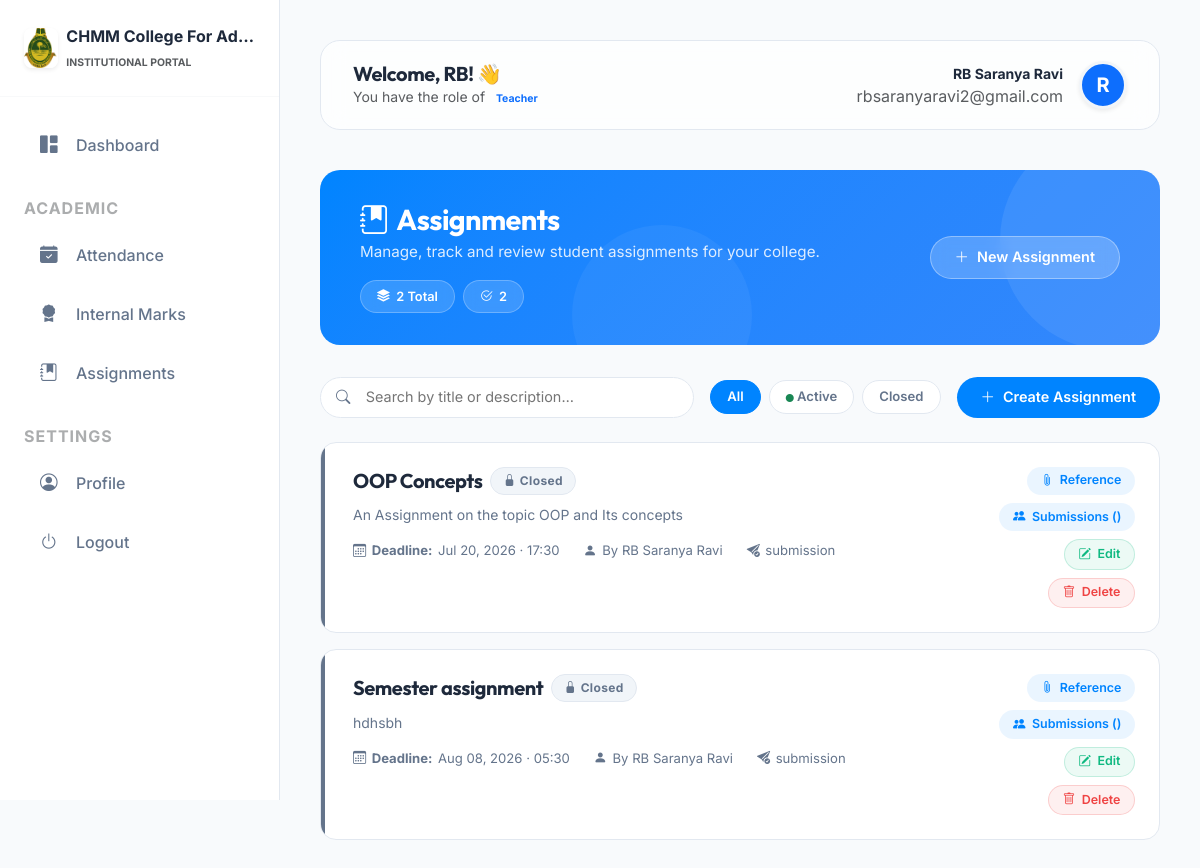
Screenshot of /management/assignments/ (signed in) with the database file from the repository.
### colleges/models.py (models this page shows, shortened)
class College(models.Model):
    STATUS_CHOICES = (
        ('PENDING', 'Pending Approval'),
        ('APPROVED', 'Approved'),
        ('REJECTED', 'Rejected'),
    )
    name = models.CharField(max_length=255)
    slug = models.SlugField(unique=True, blank=True)
    logo = models.ImageField(upload_to='college_logos/', null=True, blank=True)
    theme_color = models.CharField(max_length=7, default='#3b82f6')
    address = models.TextField()
    contact_email = models.EmailField()
    phone_number = models.CharField(max_length=15, blank=True)
    district = models.CharField(max_length=100, blank=True)
    university_affiliation = models.CharField(max_length=500, blank=True, help_text="Comma-separated list of affiliated universities.")
    description = models.TextField(blank=True, help_text="Briefly describe your institution.")
    established_year = models.PositiveIntegerField(null=True, blank=True)
    registration_number = models.CharField(max_length=100, unique=True, null=True)
    website = models.URLField(null=True, blank=True)
    verification_document = models.FileField(upload_to='verification_docs/', null=True, blank=True)
    status = models.CharField(max_length=20, choices=STATUS_CHOICES, default='PENDING')
    rejection_reason = models.TextField(blank=True, null=True, help_text="Reason for rejection, shown to the institution.")
    slug_updated = models.BooleanField(default=False)
    created_at = models.DateTimeField(auto_now_add=True)

### accounts/models.py (models this page shows, shortened)
class CustomUser(AbstractUser):
    ROLES = (
        ('SUPER_ADMIN', 'Super Admin'),
        ('COLLEGE_ADMIN', 'College Admin'),
        ('HOD', 'Head of Department'),
        ('TEACHER', 'Teacher'),
        ('STUDENT', 'Student'),
    )
    username = None
    email = models.EmailField(unique=True)
    role = models.CharField(max_length=20, choices=ROLES, default='STUDENT')
    college = models.ForeignKey(College, on_delete=models.CASCADE, null=True, blank=True, related_name='users')
    objects = CustomUserManager()
    USERNAME_FIELD = 'email'
    REQUIRED_FIELDS = []

### management/models.py (models this page shows, shortened)
class TenantModel(models.Model):
    college = models.ForeignKey(College, on_delete=models.CASCADE)
    created_at = models.DateTimeField(auto_now_add=True)
    updated_at = models.DateTimeField(auto_now=True)
    class Meta:
        abstract = True

class Assignment(TenantModel):
    teacher = models.ForeignKey(TeacherProfile, on_delete=models.CASCADE)
    title = models.CharField(max_length=255)
    description = models.TextField()
    file = models.FileField(upload_to='assignments/')
    deadline = models.DateTimeField()

class TeacherProfile(TenantModel):
    user = models.OneToOneField(settings.AUTH_USER_MODEL, on_delete=models.CASCADE, related_name='teacher_profile')
    profile_photo = models.ImageField(upload_to='teachers/photos/', null=True, blank=True)
    phone_number = models.CharField(max_length=15, blank=True)
    address = models.TextField(blank=True)
    department = models.ForeignKey(Department, on_delete=models.SET_NULL, null=True)
    specialization = models.ForeignKey(Specialization, on_delete=models.SET_NULL, null=True, blank=True)
    qualification = models.CharField(max_length=255)
    bio = models.TextField(blank=True)

### management/views.py (the view)
# urls.py: path('assignments/', views.assignment_list, name='assignment_list'),
@login_required
def assignment_list(request):
    assignments = Assignment.objects.filter(college=request.college)
    if request.user.role == 'TEACHER': assignments = assignments.filter(teacher=request.user.teacher_profile)
    return render(request, 'management/assignment_list.html', {'assignments': assignments})

### management/templates/management/assignment_list.html (shortened to what this page needs)
{% extends 'base.html' %}
{% block content %}
<div class="container-fluid px-0">
  <div class="assign-hero">
    <div class="d-flex align-items-center justify-content-between flex-wrap gap-3" style="position:relative;z-index:1;">
      <div>
        <h1><i class="bi bi-journal-bookmark-fill me-2"></i>Assignments</h1>
        <p>Manage, track and review student assignments for your college.</p>
        <div class="mt-3 d-flex flex-wrap gap-2">
          <span class="stat-chip"><i class="bi bi-stack"></i> {{ assignments|length }} Total</span>
          <span class="stat-chip"><i class="bi bi-check2-circle"></i>
            {% with active_count=0 %}
              {{ assignments|length }}
            {% endwith %}
          </span>
        </div>
      </div>
      {% if request.user.role == 'TEACHER' %}
      <a href="{% url 'create_assignment' %}" class="btn-create" style="background:rgba(255,255,255,0.2);backdrop-filter:blur(8px);border:1.5px solid rgba(255,255,255,0.35);">
        <i class="bi bi-plus-lg"></i> New Assignment
      </a>
      {% endif %}
    </div>
  </div>
  <div class="d-flex flex-wrap align-items-center gap-3 mb-4">
    <div class="search-wrapper flex-grow-1" style="max-width:420px;">
      <i class="bi bi-search"></i>
      <input type="text" class="assign-search" id="assignSearch" placeholder="Search by title or description…">
    </div>
    <div class="d-flex gap-2 flex-wrap">
      <span class="filter-pill active" data-filter="all">All</span>
      <span class="filter-pill" data-filter="active"><i class="bi bi-circle-fill text-success" style="font-size:.5rem;"></i> Active</span>
      <span class="filter-pill" data-filter="closed">Closed</span>
    </div>
    {% if request.user.role == 'TEACHER' %}
    <a href="{% url 'create_assignment' %}" class="btn-create ms-auto">
      <i class="bi bi-plus-lg"></i> Create Assignment
    </a>
    {% endif %}
  </div>
  {% if assignments %}
  <div id="assignGrid">
    {% for assignment in assignments %}
    {% with days_left=assignment.deadline|timeuntil %}
    <div class="assign-card mb-3 assign-item"
         data-title="{{ assignment.title|lower }}"
         data-desc="{{ assignment.description|lower }}"
         data-status="{% if assignment.is_active %}active{% else %}closed{% endif %}">
      <div class="accent-bar {% if not assignment.is_active %}closed{% endif %}"></div>
      <div class="d-flex align-items-start justify-content-between gap-3 ps-2">
        <div class="flex-grow-1">
          <div class="d-flex align-items-center gap-2 flex-wrap">
            <h5 class="mb-0 fw-bold" style="color:var(--text-main);font-family:'Outfit',sans-serif;">
              {{ assignment.title }}
            </h5>
            {% if assignment.is_active %}
              <span class="badge-active"><i class="bi bi-lightning-charge-fill me-1"></i>Active</span>
            {% else %}
              <span class="badge-closed"><i class="bi bi-lock-fill me-1"></i>Closed</span>
            {% endif %}
          </div>
          <p class="assign-desc">{{ assignment.description }}</p>
          <div class="assign-meta">
            <span>
              <i class="bi bi-calendar3"></i>
              <strong>Deadline:</strong>
              <span class="{% if assignment.is_active %}{% if assignment.deadline|timeuntil|truncatewords:1 == '1' %}deadline-warn{% endif %}{% endif %}">
                {{ assignment.deadline|date:"M d, Y · H:i" }}
              </span>
            </span>
            <span>
              <i class="bi bi-person-fill"></i>
              By {{ assignment.teacher.user.get_full_name|default:assignment.teacher.user.username }}
            </span>
            <span>
              <i class="bi bi-send-check-fill"></i>
              {{ assignment.submission_count }} submission{{ assignment.submission_count|pluralize }}
            </span>
          </div>
        </div>
        <div class="d-flex flex-column align-items-end gap-2 ps-2" style="min-width:130px;">
          {% if assignment.file %}
          <a href="{{ assignment.file.url }}" target="_blank" class="file-pill">
            <i class="bi bi-paperclip"></i> Reference
          </a>
          {% endif %}
          {% if request.user.role == 'STUDENT' %}
            {% if assignment.is_active %}
            <a href="{% url 'submit_assignment' assignment.pk %}" class="file-pill"
               style="background:{% if assignment.has_submitted %}rgba(34,197,94,.12){% else %}var(--primary-soft){% endif %};
                      color:{% if assignment.has_submitted %}#16a34a{% else %}var(--primary){% endif %};
                      border-color:{% if assignment.has_submitted %}rgba(34,197,94,.3){% else %}color-mix(in srgb,var(--primary) 30%,transparent){% endif %};">
              <i class="bi {% if assignment.has_submitted %}bi-arrow-repeat{% else %}bi-upload{% endif %}"></i>
              {% if assignment.has_submitted %}Re-submit{% else %}Submit{% endif %}
            </a>
            {% endif %}
          {% elif request.user.role == 'TEACHER' %}
            <a href="{% url 'assignment_submissions' assignment.pk %}" class="file-pill">
              <i class="bi bi-people-fill"></i> Submissions ({{ assignment.submission_count }})
            </a>
            <a href="{% url 'edit_assignment' assignment.pk %}" class="file-pill" style="background: rgba(16, 185, 129, 0.08); color: #10b981; border: 1.5px solid rgba(16, 185, 129, 0.2);">
              <i class="bi bi-pencil-square"></i> Edit
            </a>
            <a href="{% url 'delete_assignment' assignment.pk %}" class="file-pill" style="background: rgba(239, 68, 68, 0.08); color: #ef4444; border: 1.5px solid rgba(239, 68, 68, 0.2);" onclick="return confirm('Are you sure you want to delete this assignment?')">
              <i class="bi bi-trash"></i> Delete
            </a>
          {% elif request.user.role == 'COLLEGE_ADMIN' or request.user.role == 'HOD' %}
            <a href="{% url 'assignment_submissions' assignment.pk %}" class="file-pill"
               style="background:var(--surface-2);color:var(--text-muted);border-color:var(--border);">
              <i class="bi bi-people-fill"></i> {{ assignment.submission_count }} submitted
            </a>
          {% endif %}
        </div>
      </div>
    </div>
    {% endwith %}
    {% endfor %}
  </div>
  {% endif %}
</div>
{% endblock %}

### templates/base.html (shortened to what this page needs)
{% load static %}
<!DOCTYPE html>
<html lang="en">
<head>
    <link href="https://cdn.jsdelivr.net/npm/bootstrap@5.3.0/dist/css/bootstrap.min.css" rel="stylesheet">
    <link rel="stylesheet" href="https://cdn.jsdelivr.net/npm/bootstrap-icons@1.11.1/font/bootstrap-icons.css">
</head>
<body>
    {% if user.is_authenticated %}
    <aside class="sidebar" id="sidebar">
        <div class="p-4 mb-3 d-flex align-items-center border-bottom border-light">
            {% if request.college.logo %}
            <img src="{{ request.college.logo.url }}" alt="Logo" height="40" class="me-2 rounded-3 shadow-sm">
            {% else %}
            <div class="bg-primary rounded-3 p-2 me-2 shadow-sm"><i class="bi bi-mortarboard-fill text-white fs-5"></i></div>
            {% endif %}
            <div class="overflow-hidden">
                <span class="fs-6 fw-bold text-main d-block text-truncate">{{ request.college.name|default:"Management Panel" }}</span>
                <span class="x-small text-muted text-uppercase fw-bold letter-spacing-1" style="font-size: 0.65rem;">Institutional Portal</span>
            </div>
        </div>
        <nav class="mt-2" style="max-height: calc(100vh - 100px); overflow-y: auto; overflow-x: hidden;">
            {% if user.role == 'SUPER_ADMIN' %}
            <a href="{% url 'college_approval_queue' %}"
                class="nav-link-custom {% if request.resolver_match.url_name == 'college_approval_queue' %}active{% endif %}">
                <i class="bi bi-speedometer2"></i> Management Console
            </a>
            {% else %}
            <a href="{% url 'dashboard' %}"
                class="nav-link-custom {% if request.resolver_match.url_name == 'dashboard' %}active{% endif %}">
                <i class="bi bi-grid-1x2-fill"></i> Dashboard
            </a>
            {% endif %}
            {% if user.role == 'TEACHER' %}
            <div class="px-4 mt-4 mb-2 text-uppercase x-small fw-bold text-muted opacity-50" style="letter-spacing: 1px;">Academic</div>
            <a href="{% url 'mark_attendance' %}" class="nav-link-custom">
                <i class="bi bi-calendar-check-fill"></i> Attendance
            </a>
            <a href="{% url 'internal_marks_list' %}" class="nav-link-custom">
                <i class="bi bi-award-fill"></i> Internal Marks
            </a>
            <a href="{% url 'assignment_list' %}" class="nav-link-custom">
                <i class="bi bi-journal-bookmark-fill"></i> Assignments
            </a>
            {% endif %}
            <div class="px-4 mt-4 mb-2 text-uppercase x-small fw-bold text-muted opacity-50" style="letter-spacing: 1px;">Settings</div>
            <a href="{% url 'edit_profile' %}" class="nav-link-custom {% if 'profile' in request.path %}active{% endif %}">
                <i class="bi bi-person-circle"></i> Profile
            </a>
            <form action="{% url 'logout' %}" method="post" class="m-0">
                <button type="submit" class="nav-link-custom border-0 bg-transparent w-100 text-start">
                    <i class="bi bi-power"></i> Logout
                </button>
            </form>
        </nav>
    </aside>
    {% endif %}
    <main class="{% if user.is_authenticated %}main-content{% endif %}">
        {% if user.is_authenticated %}
        <header class="header-glass animate-up">
            <div class="d-flex align-items-center">
                <div>
                    <h5 class="fw-bold mb-0">Welcome, {{ user.first_name }}! 👋</h5>
                    <p class="text-muted small mb-0 d-none d-md-block">You have the role of <span class="badge bg-primary-soft text-primary rounded-pill">{{ user.get_role_display }}</span></p>
                </div>
            </div>
            <div class="d-flex align-items-center gap-3">
                <div class="d-flex align-items-center gap-3">
                    <div class="text-end d-none d-md-block">
                        <span class="fw-bold d-block small">{{ user.get_full_name }}</span>
                        <span class="text-muted x-small">{{ user.email }}</span>
                    </div>
                    <div class="bg-primary rounded-circle shadow-sm d-flex align-items-center justify-content-center"
                        style="width: 48px; height: 48px; border: 3px solid var(--surface-2);">
                        <span class="fw-bold text-white fs-5">{{ user.first_name|first|upper }}</span>
                    </div>
                </div>
            </div>
        </header>
        {% endif %}
        <div class="container-fluid p-0 animate-up">
            {% block content %}{% endblock %}
        </div>
    </main>
</body>
</html>

### rows the page displays
College: college.logo (picture), college.name "CHMM College For Ad…"
CustomUser: first_name "RB", role "Teacher", get_full_name "RB Saranya Ravi", email "rbsaranyaravi2@gmail.com", first_name|first "R"
Assignment: title "OOP Concepts", description "An Assignment on the topic OOP and Its concepts", deadline "Jul 20, 2026 · 17:30", teacher.user.get_full_name "RB Saranya Ravi"
Assignment: title "Semester assignment", description "hdhsbh", deadline "Aug 08, 2026 · 05:30", teacher.user.get_full_name "RB Saranya Ravi"

### other values shown
{{ assignments|length }} "2"
